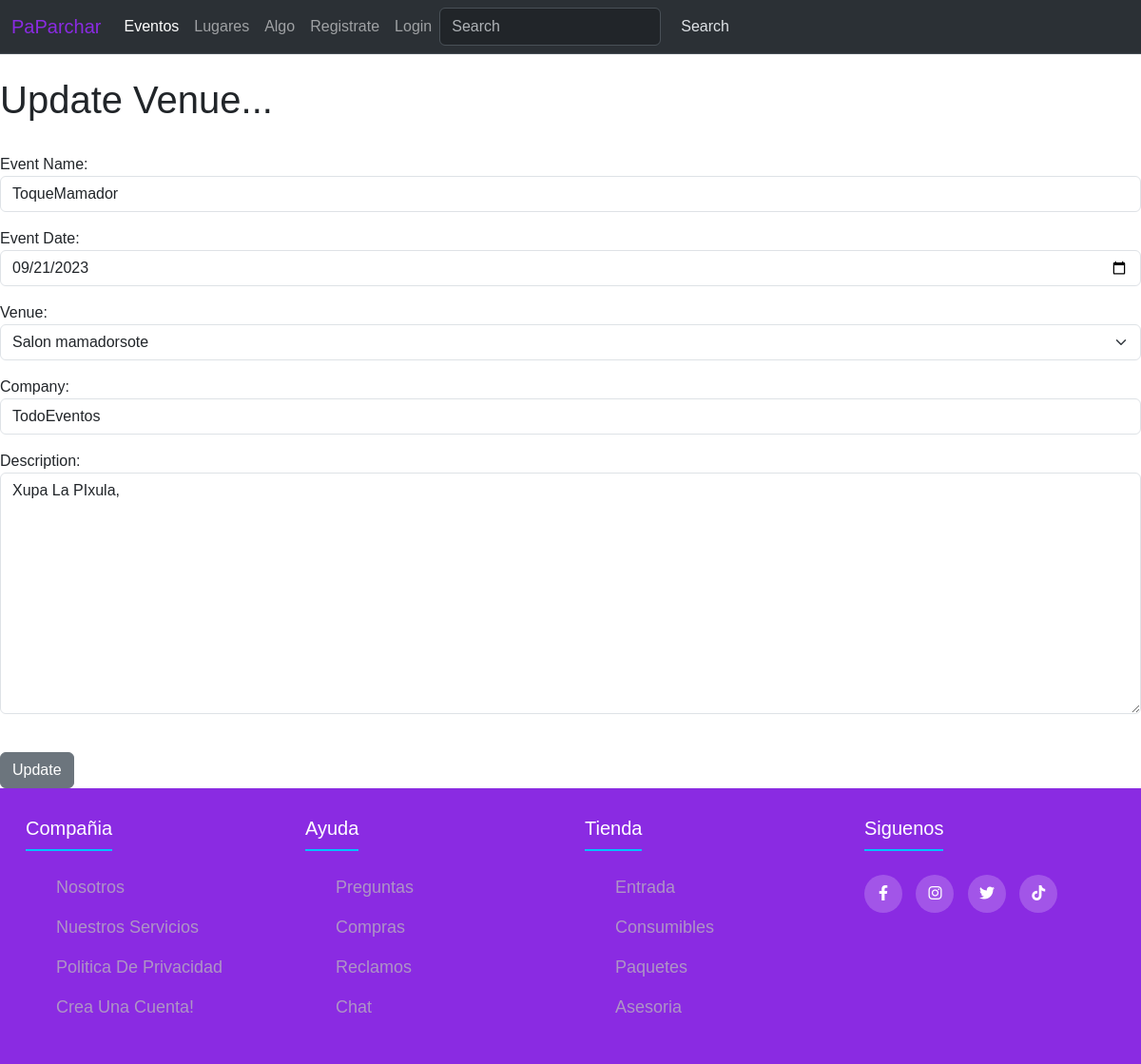
Screenshot of /update_event/1 with the database file from the repository.
### eventos/models.py (models this page shows, shortened)
class Event(models.Model):
    name = models.CharField('Event Name', max_length=120)
    event_date = models.DateTimeField()
    venue = models.ForeignKey(Venue, blank=True, null=True, on_delete=models.CASCADE)
    company =  models.CharField(max_length=120)
    description = models.TextField(blank=True)
    attendees = models.ManyToManyField(User, blank = True)

class Venue(models.Model):
    name = models.CharField(max_length=150)
    address = models.CharField(max_length=300)
    phone = models.IntegerField(validators=[MinValueValidator(0),MaxValueValidator(11)])
    email_address = models.CharField(max_length=250)
    def __str__(self) -> str:
        return self.name

### eventos/views.py (the view)
# urls.py: path('update_event/<event_id>',eventoVista.update_event, name='update_event'),
def update_event(request, event_id):
    event = Event.objects.get(pk=event_id)
    form = EventForm(request.POST or None, request.FILES or None, instance=event)
    if form.is_valid():
	    form.save()
	    return redirect('eventlist')
    return render(request, 'eventos/update_event.html',
	    {'event': event,
	    'form':form})

### eventos/forms.py
class EventForm(ModelForm):
    class Meta:
        model = Event
        fields = ('name','event_date','venue','company','description')
        widgets = {'name':forms.TextInput(attrs={'class':'form-control','placeholder':'Nombre del evento'}),
                  'event_date':forms.DateInput(attrs={'class':'form-control', 'type':'date', 'placeholder':'Fecha del evento'}),
                  'venue':forms.Select(attrs={'class':'form-select', 'placeholder':'Lugar del evento'}),
                  'company':forms.TextInput(attrs={'class':'form-control', 'placeholder':'Compañia organizadora'}),
                  'description':forms.Textarea(attrs={'class':'form-control', 'placeholder':'Descripcion del evento'})
                  }

### eventos/templates/eventos/update_event.html (shortened to what this page needs)
{% extends 'eventos/base.html' %}
{% block content %}
	<h1>Update Venue...</h1>
	<br/>
	<form action="" method=POST enctype="multipart/form-data">
        {{ form.as_p }}
		<br/>
		<input type="submit" value="Update" class="btn btn-secondary">
{% endblock %}

### eventos/static/css/footer.css (style rules this page uses)
* { margin: 0; padding: 0; box-sizing: border-box; list-style: none; }
body { font-family: sans-serif; text-transform: capitalize; display: flex; flex-direction: column; min-height: 100vh; }

### rows the page displays
Event: name "ToqueMamador", event_date "09/21/2023", venue "Salon mamadorsote", company "TodoEventos", description "Xupa La PIxula,"
